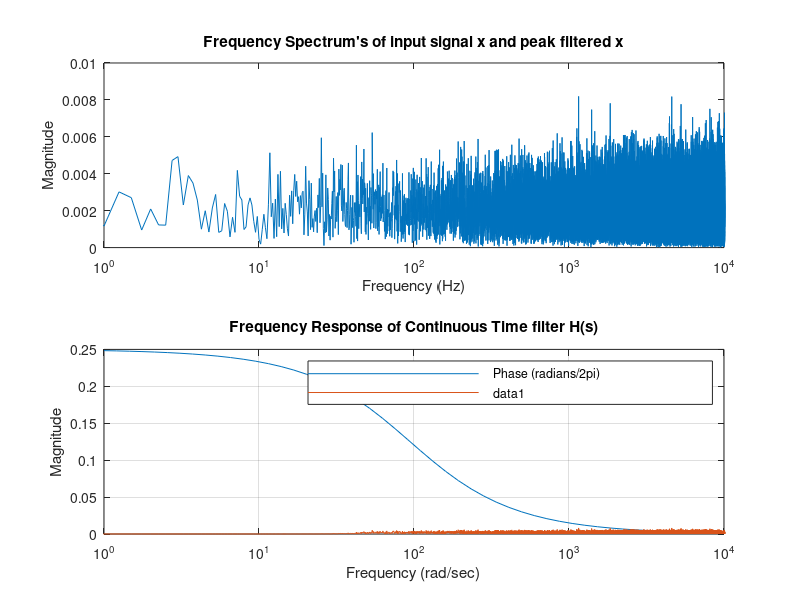

Recreate this plot in MATLAB. (Note: this script raises an error after producing the figure.)
%% Vincent Hodgins EECE525 HW 3 

%% Problem 1 -- DT Filter Response
clear
b = [.99893 -.99893];
a = [ 1 -.9978628];
freqz(b,a, 2^15, 44100)
set(findall(gcf, 'Type', 'axes'), 'Xscale', 'log');
set(findall(gcf, 'Type', 'axes'), 'Xlim', [1, 10000]);
title("Frequency Response of H(z)");

%% Problem 1 -- CT Filter Response
clear
w = logspace(0,4);
sb = [1 0];
sa = [1 2*pi*15.02];
freqs(sb,sa,w);
title("Frequency Response of Continuous Time filter H(s)")

%% Question 2 -- Plotting Peak Filter & White Noise FFT

clear
G = 12;
g = 10^(G/20);
Ho = g-1;
fc = 700; 
Fs = 44100;
T = 1/Fs;

omega = 200*2*pi;

if g>=1
    alp = (-1 + tan(.5*(omega*T))) / (1 + tan(.5*(omega*T)));
elseif g<1
    alp = (-g + tan(.5*(omega*T))) / (g + g*tan(.5*(omega*T)));
end 

d = -cos(2*pi*fc/Fs);

b = [(1+.5*Ho*(1+alp)) d*(1-alp) -(.5*Ho*(1+alp) + alp)];
a = [1 d*(1-alp) -alp];

Nr = 44100/2;

cl = 50/Nr;
ch = 10000/Nr;

[b,a] = butter(4,[cl, ch],'bandpass');
[h,w] = freqz(b,a, 2^15, 44100);
set(findall(gcf, 'Type', 'axes'), 'Xscale', 'log');
set(findall(gcf, 'Type', 'axes'), 'Xlim', [1, 10000]);

T = 4;
fs = 44100;
n = T*Fs;
x = randn(1,n);

N = length(x);
X = fft(x);
f = (0:N-1)*(fs/N);
Xmag = abs(X)/N;

subplot(2,1,1);
plot(f, Xmag);
set(findall(gcf, 'Type', 'axes'), 'Xscale', 'log');
set(findall(gcf, 'Type', 'axes'), 'Xlim', [1, 10000]);
xlabel('Frequency (Hz)');
ylabel('Magnitude');
title("Frequency Spectrum's of input signal x and peak filtered x")


x2 = filter(b,a,x);


N = length(x2);
X2 = fft(x2);
f = (0:N-1)*(fs/N);
X2mag = abs(X2)/N;

subplot(2,1,2);
hold on
plot(f,X2mag);
ylabel("Magnitude")
yyaxis right
plot(w,(abs(h)));
set(findall(gcf, 'Type', 'axes'), 'Xscale', 'log');
set(findall(gcf, 'Type', 'axes'), 'Xlim', [1, 10000]);
xlabel('Frequency (Hz)');
ylabel('Magnitude');



%% Problem 2 -- PSD Response

[Sx1, f1] = pwelch(x,hanning(256),128,2048,44100, 'onesided');
[Sx2, f2] = pwelch(x2,hanning(256),128,2048,44100, 'onesided');
H2 = 20*log10((Sx2 ./ Sx1) .^(.5));
hold on 
% plot(f1,Sx1);
% plot(f2,Sx2);
plot(f1, H2);
set(findall(gcf, 'Type', 'axes'), 'Xscale', 'log');
set(findall(gcf, 'Type', 'axes'), 'Xlim', [21, 10000]);
xlabel('Frequency (Hz)');
ylabel('Magnitude (dB)');


% yyaxis right
% plot(w,20*log10(abs(h)));
% xlabel('Frequency (Hz)');
% ylabel('Magnitude (dB)');

hold off
title("Response to WGN of Transfer function found from PSD approach");
legend(["PSD" "H(\Omega)"])


%% Problem 3
clear all
fc = 1000;
Q = 1; 
Fs = 48000;
Fc = 2*sin(pi*fc/Fs);
Qc = 1/Q;

T = 3;
x = randn(1, Fs*T);


[lp, bp, hp, bs] = hw3p3(fc, Q, x, Fs);

[LP, f1] = pwelch(lp,hanning(256),128,2048,48000, 'onesided');
[BP, f2] = pwelch(bp,hanning(256),128,2048,48000, 'onesided');
[HP, f3] = pwelch(hp,hanning(256),128,2048,48000, 'onesided');
[BS, f4] = pwelch(bs,hanning(256),128,2048,48000, 'onesided');
[X, f4] = pwelch(x,hanning(256),128,2048,48000, 'onesided');


lLP = 10*log10((LP ./ X) .^(.5));
lBP = 10*log10((BP ./ X) .^(.5));
lHP = 10*log10((HP ./ X) .^(.5));
lBS = 10*log10((BS ./ X) .^(.5));

hold on 
plot(f1, lLP);
set(findall(gcf, 'Type', 'axes'), 'Xscale', 'log');
set(findall(gcf, 'Type', 'axes'), 'Xlim', [21, 10000]);
plot(f2, lBP);
set(findall(gcf, 'Type', 'axes'), 'Xscale', 'log');
set(findall(gcf, 'Type', 'axes'), 'Xlim', [21, 10000]);
plot(f3, lHP);
set(findall(gcf, 'Type', 'axes'), 'Xscale', 'log');
set(findall(gcf, 'Type', 'axes'), 'Xlim', [21, 10000]);
plot(f4, lBS);
set(findall(gcf, 'Type', 'axes'), 'Xscale', 'log');
set(findall(gcf, 'Type', 'axes'), 'Xlim', [21, 10000]);
legend(["LP" "BP" "HP" "BR"]);
ti = sprintf("Dattorro Filtered WGN with parameters f_c=%d, Q=%.1f", fc, Q);
title(ti);

xlabel('Frequency (Hz)');
ylabel('Magnitude (dB)');

